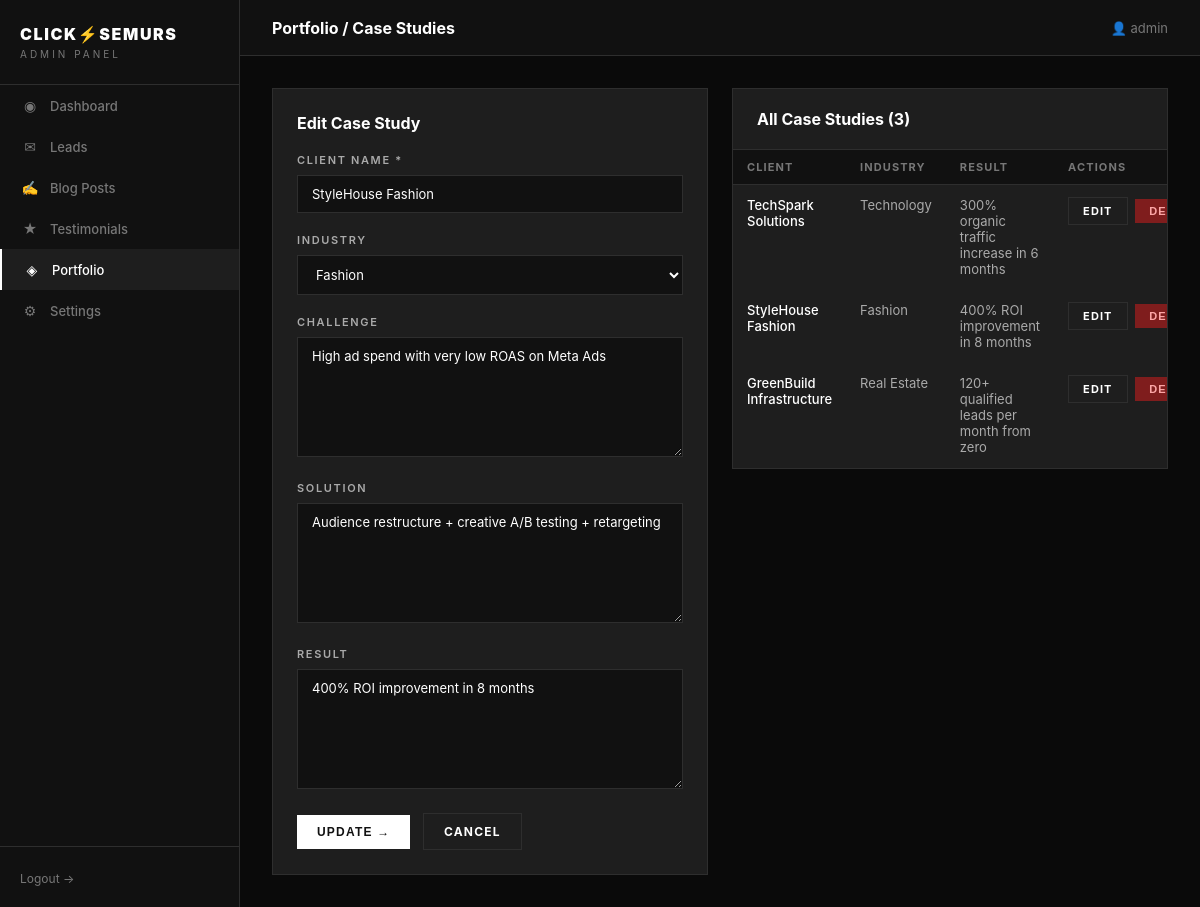
The page /admin/portfolio.php?edit=2 (signed in) on the database its author committed.
### tables this page shows
CREATE TABLE IF NOT EXISTS portfolio (
  id          INT AUTO_INCREMENT PRIMARY KEY,
  client_name VARCHAR(100) NOT NULL,
  industry    VARCHAR(100),
  challenge   TEXT,
  solution    TEXT,
  result      TEXT,
  created_at  TIMESTAMP    NOT NULL DEFAULT CURRENT_TIMESTAMP
);

### admin/portfolio.php (the view, shortened to what this page needs)
<?php
$db = getDB();
$editItem = null;
if (isset($_GET['edit'])) {
    $s = $db->prepare('SELECT * FROM portfolio WHERE id = ?');
    $s->execute([(int)$_GET['edit']]);
    $editItem = $s->fetch();
}
$items = $db->query('SELECT * FROM portfolio ORDER BY created_at DESC')->fetchAll();
require_once __DIR__ . '/_layout.php';
?>
<div style="display:grid;grid-template-columns:1fr 1fr;gap:24px;align-items:start">
  <div class="card">
    <h2 style="margin-bottom:20px;font-size:16px"><?= $editItem ? 'Edit Case Study' : 'Add Case Study' ?></h2>
    <form method="POST">
      <div class="form-group">
        <label>Client Name *</label>
        <input type="text" name="client_name" value="<?= htmlspecialchars($editItem['client_name'] ?? '') ?>" required>
      </div>
      <div class="form-group">
        <label>Industry</label>
        <select name="industry">
          <?php foreach (['Technology','Fashion','Real Estate','Healthcare','Education','Food & Beverage','Automobile','Finance','E-Commerce','Retail','Manufacturing','Non-Profit','Other'] as $ind): ?>
            <option value="<?= $ind ?>" <?= ($editItem['industry'] ?? '') === $ind ? 'selected' : '' ?>><?= $ind ?></option>
          <?php endforeach; ?>
        </select>
      </div>
      <div class="form-group">
        <label>Challenge</label>
        <textarea name="challenge" rows="3"><?= htmlspecialchars($editItem['challenge'] ?? '') ?></textarea>
      </div>
      <div class="form-group">
        <label>Solution</label>
        <textarea name="solution" rows="3"><?= htmlspecialchars($editItem['solution'] ?? '') ?></textarea>
      </div>
      <div class="form-group">
        <label>Result</label>
        <textarea name="result" rows="3"><?= htmlspecialchars($editItem['result'] ?? '') ?></textarea>
      </div>
      <button type="submit" class="btn btn-white"><?= $editItem ? 'Update' : 'Add Case Study' ?> →</button>
      <?php if ($editItem): ?><a href="/admin/portfolio.php" class="btn btn-outline" style="margin-left:8px">Cancel</a><?php endif; ?>
    </form>
  </div>
  <div class="card" style="padding:0;overflow:hidden">
    <div style="padding:20px 24px;border-bottom:1px solid #2E2E2E"><h2 style="font-size:16px">All Case Studies (<?= count($items) ?>)</h2></div>
    <table>
      <thead><tr><th>Client</th><th>Industry</th><th>Result</th><th>Actions</th></tr></thead>
      <tbody>
        <?php if (empty($items)): ?>
          <tr><td colspan="4" style="text-align:center;padding:32px;color:#555">No case studies yet.</td></tr>
        <?php else: ?>
          <?php foreach ($items as $p): ?>
            <tr>
              <td style="color:#fff;font-weight:500"><?= htmlspecialchars($p['client_name']) ?></td>
              <td><?= htmlspecialchars($p['industry']) ?></td>
              <td><?= htmlspecialchars(substr($p['result'] ?? '', 0, 60)) ?></td>
              <td style="white-space:nowrap">
                <a href="?edit=<?= $p['id'] ?>" class="btn btn-outline btn-sm" style="margin-right:4px">Edit</a>
                <form method="POST" style="display:inline" onsubmit="return confirm('Delete?')">
                  <button type="submit" class="btn btn-danger btn-sm">Del</button>
                </form>
              </td>
            </tr>
          <?php endforeach; ?>
        <?php endif; ?>
      </tbody>
    </table>
  </div>
</div>
<?php require_once __DIR__ . '/_layout_end.php'; ?>

### admin/_layout.php (style rules this page uses)
* { margin:0;padding:0;box-sizing:border-box }
body { background:#0A0A0A;color:#fff;font-family:'Inter',system-ui,sans-serif;display:flex;min-height:100vh }
a { text-decoration:none;color:inherit }
.card { background:#1E1E1E;border:1px solid #2E2E2E;padding:24px }
table { width:100%;border-collapse:collapse;font-size:13px }
th { background:#111;padding:10px 14px;text-align:left;font-size:11px;text-transform:uppercase;letter-spacing:0.1em;color:#777;border-bottom:1px solid #2E2E2E }
td { padding:12px 14px;border-bottom:1px solid #1E1E1E;color:#AAAAAA;vertical-align:top }
.form-group { margin-bottom:20px }
.form-group label { display:block;font-size:11px;font-weight:600;text-transform:uppercase;letter-spacing:0.15em;color:#AAAAAA;margin-bottom:8px }
.form-group input,.form-group textarea,.form-group select { width:100%;background:#111;border:1px solid #2E2E2E;color:#fff;padding:10px 14px;font-size:13px;outline:none;font-family:inherit }
.form-group textarea { resize:vertical;min-height:120px }
.form-group select option { background:#111 }
.btn { display:inline-flex;align-items:center;gap:6px;padding:10px 20px;font-size:12px;font-weight:700;text-transform:uppercase;letter-spacing:0.1em;cursor:pointer;border:none;transition:all .15s }
.btn-white { background:#fff;color:#111 }
.btn-outline { background:transparent;color:#fff;border:1px solid #2E2E2E }
.btn-danger { background:#7f1d1d;color:#fca5a5 }
.btn-sm { padding:6px 14px;font-size:11px }

### rows shown on the page
portfolio: client_name "StyleHouse Fashion", industry "Fashion", challenge "High ad spend with very low ROAS on Meta Ads", solution "Audience restructure + creative A/B testing + retargeting", result "400% ROI improvement in 8 months"
portfolio: client_name "TechSpark Solutions", industry "Technology", result "300% organic traffic increase in 6 months"
portfolio: client_name "GreenBuild Infrastructure", industry "Real Estate", result "120+ qualified leads per month from zero"

### other values the page prints
$item['icon'] "◉"
$item['label'] "Dashboard"
$item['icon'] "✉"
$item['label'] "Leads"
$item['icon'] "✍"
$item['label'] "Blog Posts"
$item['icon'] "★"
$item['label'] "Testimonials"
$item['icon'] "◈"
$item['label'] "Portfolio"
$item['icon'] "⚙"
$item['label'] "Settings"
$pageTitle "Portfolio / Case Studies"
$_SESSION['admin_username'] "admin"
count($items) "3"
